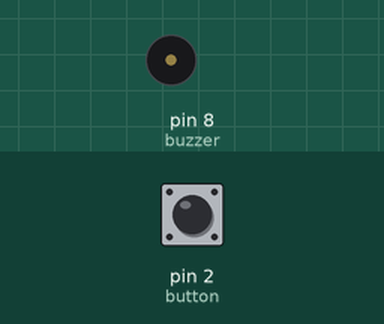
This sketch was run on a simulated Arduino Uno, built with avr-gcc and run on an emulated ATmega328P. Shown: buzzer (waves = sounding). Inputs (shaded band) come from the test bench; at power-on: pin 2 (button) HIGH.

Above: at 1.2 s.
1.3 s: pin 2 (button) pulled LOW for 0.15 s
At 1.7 s:
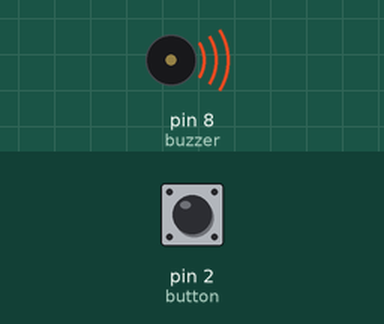
4.4 s: pin 2 (button) pulled LOW for 3.2 s
Timing chart, 0 to 12.3 s (numbered marks = the images above; inputs shaded):
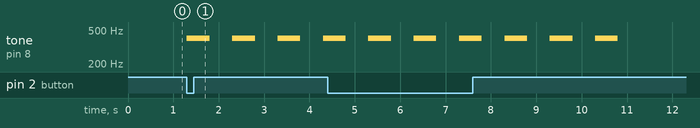

Measured:
- after the input at 1.3 s, tone on pin 8 (buzzer): alternates 400 Hz for 0.50 s and silent for 0.50 s, starting at once

The sketch:

sketch_jan08b.ino
```cpp
template <class EMA> inline Print &operator <<(Print &obj, EMA arg){
  obj.print(arg);
  return obj;
}

//MELODIAS https://github.com/robsoncouto/arduino-songs
int button = 2;
int buzzer = 8;


void setup() {

  Serial.begin(9600);

  pinMode(button, INPUT);

  pinMode(buzzer, OUTPUT);


}

void loop() {

  if(digitalRead(button) == LOW){
    for(int i = 0; i < 5 ; ++i){

      tone(buzzer, 400);
      delay(500);
      noTone(buzzer);
      delay(500);
    }
  }
}
```
